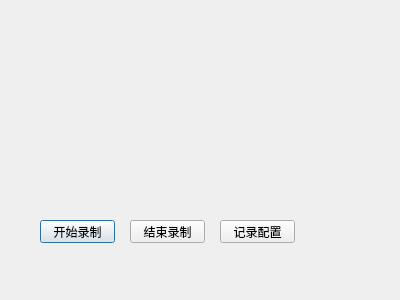
<?xml version="1.0" encoding="UTF-8"?>
<ui version="4.0">
 <class>Dialog</class>
 <widget class="QDialog" name="Dialog">
  <property name="geometry">
   <rect>
    <x>0</x>
    <y>0</y>
    <width>400</width>
    <height>300</height>
   </rect>
  </property>
  <property name="windowTitle">
   <string>Dialog</string>
  </property>
  <widget class="QPushButton" name="pushButton">
   <property name="geometry">
    <rect>
     <x>40</x>
     <y>220</y>
     <width>75</width>
     <height>23</height>
    </rect>
   </property>
   <property name="text">
    <string>开始录制</string>
   </property>
  </widget>
  <widget class="QPushButton" name="pushButton_2">
   <property name="geometry">
    <rect>
     <x>130</x>
     <y>220</y>
     <width>75</width>
     <height>23</height>
    </rect>
   </property>
   <property name="text">
    <string>结束录制</string>
   </property>
  </widget>
  <widget class="QPushButton" name="pushButton_3">
   <property name="geometry">
    <rect>
     <x>220</x>
     <y>220</y>
     <width>75</width>
     <height>23</height>
    </rect>
   </property>
   <property name="text">
    <string>记录配置</string>
   </property>
  </widget>
 </widget>
 <resources/>
 <connections/>
</ui>
